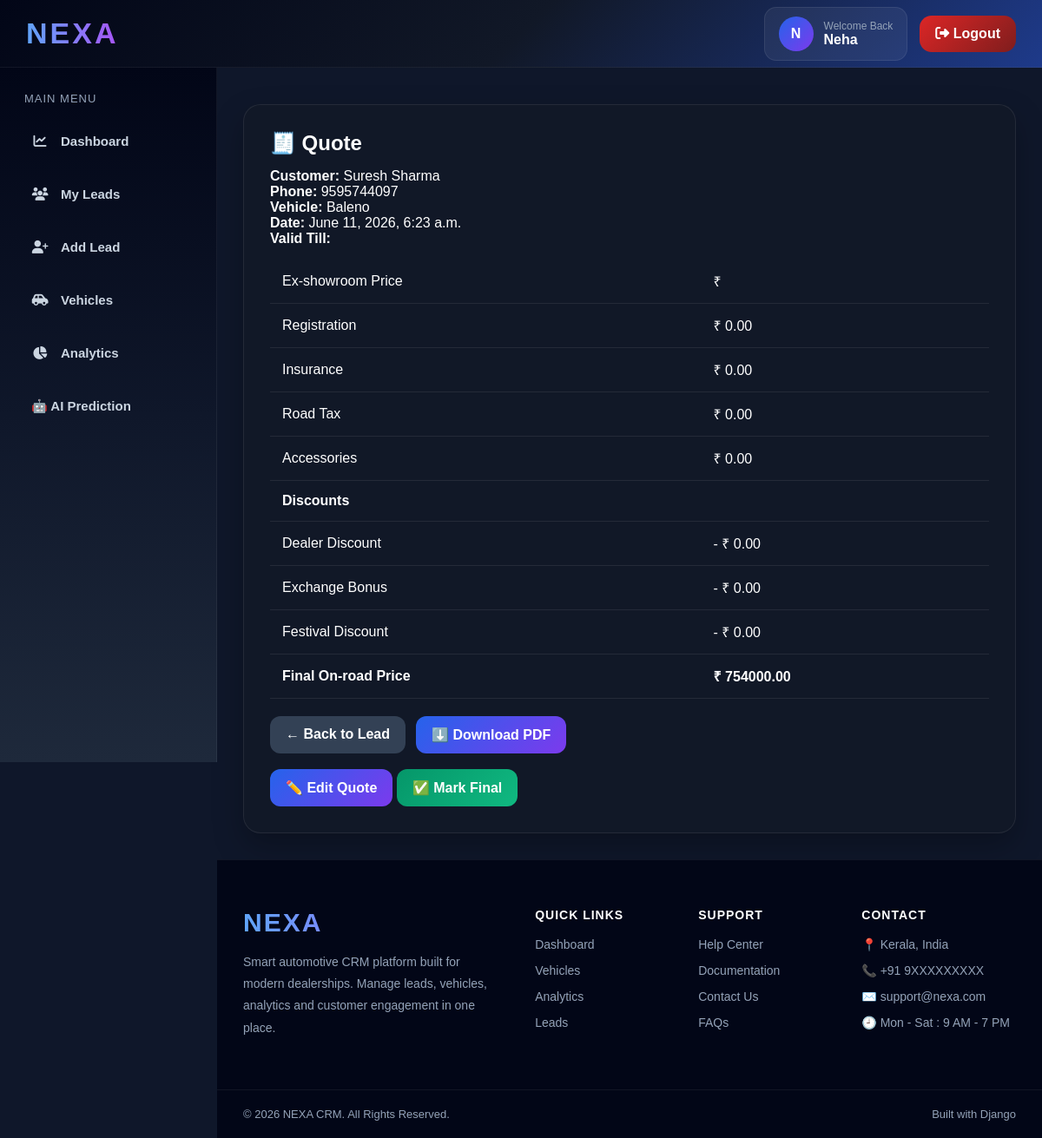
The app's page /quotes/1/ (signed in) with its own data.
### myapp/models.py (models this page shows, shortened)
class Quote(models.Model):
    lead = models.ForeignKey(Lead, on_delete=models.CASCADE, related_name="quotes")
    vehicle = models.ForeignKey(Vehicle, on_delete=models.CASCADE)
    variant = models.ForeignKey(VehicleVariant, on_delete=models.CASCADE)
    registration_charge = models.DecimalField(max_digits=12, decimal_places=2, default=0)
    insurance = models.DecimalField(max_digits=12, decimal_places=2, default=0)
    road_tax = models.DecimalField(max_digits=12, decimal_places=2, default=0)
    accessories = models.DecimalField(max_digits=12, decimal_places=2, default=0)
    dealer_discount = models.DecimalField(max_digits=12, decimal_places=2, default=0)
    exchange_bonus = models.DecimalField(max_digits=12, decimal_places=2, default=0)
    festival_discount = models.DecimalField(max_digits=12, decimal_places=2, default=0)
    total_price = models.DecimalField(max_digits=12, decimal_places=2, default=0)
    is_final = models.BooleanField(default=False)
    created_at = models.DateTimeField(auto_now_add=True)

class Lead(models.Model):
    STATUS_CHOICES = (
        ('New', 'New'),
        ('Contacted', 'Contacted'),
        ('Test_Driven', 'Test Driven'),
        ('Test_Completed', 'Test Completed'),
        ('Won', 'Won'),
        ('Lost', 'Lost'),
    )
    PRIORITY_CHOICES = (
        ('Low', 'Low'),
        ('Medium', 'Medium'),
        ('High', 'High'),
    )
    SOURCE_CHOICES = (
        ('Website', 'Website'),
        ('Referral', 'Referral'),
        ('Walk-in', 'Walk-in'),
        ('Social Media', 'Social Media'),
        ('Phone', 'Phone'),
    )
    first_name = models.CharField(max_length=100)
    last_name = models.CharField(max_length=100)
    email = models.EmailField()
    phone = models.CharField(max_length=20)
    city = models.CharField(max_length=100)
    address = models.TextField(blank=True, null=True)
    job_title = models.CharField(max_length=100, blank=True, null=True)
    annual_income = models.DecimalField(
        max_digits=12,
        decimal_places=2,
        blank=True,
        null=True
    )
    current_vehicle_owner = models.BooleanField(default=False)
    current_vehicle_name = models.CharField(
        max_length=100,
        blank=True,
        null=True
    )
    current_vehicle_year = models.IntegerField(
        blank=True,
        null=True
    )
    current_vehicle_price = models.DecimalField(
        max_digits=12,
        decimal_places=2,
        blank=True,
        null=True
    )
    assigned_to = models.ForeignKey(
        User,
        on_delete=models.SET_NULL,
        blank=True,
        null=True
    )
    vehicle = models.ForeignKey(
        Vehicle,
        on_delete=models.SET_NULL,
        null=True,
        blank=True
    )
    variant = models.ForeignKey(
        VehicleVariant,
        on_delete=models.SET_NULL,
        null=True,
        blank=True
    )
    source = models.CharField(
        max_length=50,
        choices=SOURCE_CHOICES,
        default='Website'
    )
    status = models.CharField(
        max_length=50,
        choices=STATUS_CHOICES,
        default='New'
    )
    priority = models.CharField(
        max_length=50,
        choices=PRIORITY_CHOICES,
        default='Medium'
    )
    follow_up_date = models.DateField(blank=True, null=True)
    score = models.IntegerField(default=0)
    created_at = models.DateTimeField(auto_now_add=True)
    ai_recommendation = models.TextField(
    blank=True,
    null=True
)

class Vehicle(models.Model):
    name = models.CharField(max_length=100)
    fuel_type = models.CharField(max_length=50)
    max_capacity = models.IntegerField(default=0)
    power_figures = models.CharField(max_length=100)
    price = models.IntegerField()
    photo = models.ImageField(upload_to="vehicles/", blank=True, null=True)

### myapp/views.py (the view)
# urls.py: path('quotes/<int:id>/', views.view_quote, name='view_quote'),
@login_required
def view_quote(request, id):
    quote = get_object_or_404(Quote, id=id)
    return render(request, 'view_quote.html', {'quote': quote})

### myapp/templates/view_quote.html (shortened to what this page needs)
{% extends "base.html" %}
{% block content %}
<div class="form-card">
    <h2>🧾 Quote {{ quote.quote_number }}</h2>
    <p><b>Customer:</b> {{ quote.lead.first_name }} {{ quote.lead.last_name }}</p>
    <p><b>Phone:</b> {{ quote.lead.phone }}</p>
    <p><b>Vehicle:</b> {{ quote.vehicle.name }}</p>
    <p><b>Date:</b> {{ quote.created_at }}</p>
    <p><b>Valid Till:</b> {{ quote.valid_till }}</p>
    <table class="table">
        <tr>
            <td>Ex-showroom Price</td>
            <td>₹ {{ quote.base_price }}</td>
        </tr>
        <tr>
            <td>Registration</td>
            <td>₹ {{ quote.registration_charge }}</td>
        </tr>
        <tr>
            <td>Insurance</td>
            <td>₹ {{ quote.insurance }}</td>
        </tr>
        <tr>
            <td>Road Tax</td>
            <td>₹ {{ quote.road_tax }}</td>
        </tr>
        <tr>
            <td>Accessories</td>
            <td>₹ {{ quote.accessories }}</td>
        </tr>
        <tr>
            <td colspan="2"><b>Discounts</b></td>
        </tr>
        <tr>
            <td>Dealer Discount</td>
            <td>- ₹ {{ quote.dealer_discount }}</td>
        </tr>
        <tr>
            <td>Exchange Bonus</td>
            <td>- ₹ {{ quote.exchange_bonus }}</td>
        </tr>
        <tr>
            <td>Festival Discount</td>
            <td>- ₹ {{ quote.festival_discount }}</td>
        </tr>
        <tr>
            <td><b>Final On-road Price</b></td>
            <td><b>₹ {{ quote.total_price }}</b></td>
        </tr>
    </table>
    <div class="action-buttons">
        <a href="{% url 'view_lead' quote.lead.id %}"
           class="btn-secondary">
            ← Back to Lead
        </a>
        <a href="{% url 'download_quote' quote.id %}"
           class="btn-primary">
            ⬇️ Download PDF
        </a>
    </div>
    <br>
    {% if not quote.is_final %}
        <a href="{% url 'edit_quote' quote.id %}"
           class="btn-primary">
            ✏️ Edit Quote
        </a>
        <a href="{% url 'mark_quote_final' quote.id %}"
           class="btn-success">
            ✅ Mark Final
        </a>
    {% else %}
        <span class="badge-success">
            ✔ FINALIZED
        </span>
    {% endif %}
</div>
{% endblock %}

### myapp/templates/base.html (shortened to what this page needs)
<!DOCTYPE html>
<html lang="en">
<head>
    <link rel="stylesheet"
    href="https://cdnjs.cloudflare.com/ajax/libs/font-awesome/6.5.1/css/all.min.css">
</head>
<body>
<div class="top-nav">
    <div class="brand">
        NEXA
    </div>
    <div class="top-right">
        {% if user.is_authenticated %}
        <div class="auth-buttons">
            <div class="user-box">
                <div class="user-avatar">
                    {{ user.username|first|upper }}
                </div>
                <div>
                    <div style="font-size:12px;color:#94a3b8;">
                        Welcome Back
                    </div>
                    <div style="font-weight:700;">
                        {{ user.username }}
                    </div>
                </div>
            </div>
            <a href="{% url 'logout' %}"
               class="btn-logout">
               <i class="fa-solid fa-right-from-bracket"></i>
               Logout
            </a>
        </div>
        {% endif %}
    </div>
</div>
{% if user.is_authenticated %}
<div class="sidebar">
    <div class="sidebar-title">
        Main Menu
    </div>
    <a href="{% url 'dashboard' %}">
        <i class="fa-solid fa-chart-line"></i>
        Dashboard
    </a>
    <a href="{% url 'my_leads' %}">
        <i class="fa-solid fa-users"></i>
        My Leads
    </a>
    <a href="{% url 'add_lead' %}">
        <i class="fa-solid fa-user-plus"></i>
        Add Lead
    </a>
    <a href="{% url 'vehicles' %}">
        <i class="fa-solid fa-car-side"></i>
        Vehicles
    </a>
    <a href="{% url 'analytics' %}">
        <i class="fa-solid fa-chart-pie"></i>
        Analytics
    </a>
    <a href="{% url 'ai_prediction' %}">
    🤖 AI Prediction
</a>
</div>
{% endif %}
<div class="main">
    {% block content %}
    {% endblock %}
</div>
<footer class="nexa-footer">
    <div class="nexa-footer-container">
        <div class="footer-col">
            <h3>NEXA</h3>
            <p>
                Smart automotive CRM platform built for
                modern dealerships. Manage leads,
                vehicles, analytics and customer
                engagement in one place.
            </p>
        </div>
        <div class="footer-col">
            <h4>Quick Links</h4>
            <ul>
                <li><a href="#">Dashboard</a></li>
                <li><a href="#">Vehicles</a></li>
                <li><a href="#">Analytics</a></li>
                <li><a href="#">Leads</a></li>
            </ul>
        </div>
        <div class="footer-col">
            <h4>Support</h4>
            <ul>
                <li><a href="#">Help Center</a></li>
                <li><a href="#">Documentation</a></li>
                <li><a href="#">Contact Us</a></li>
                <li><a href="#">FAQs</a></li>
            </ul>
        </div>
        <div class="footer-col">
            <h4>Contact</h4>
            <ul>
                <li>📍 Kerala, India</li>
                <li>📞 +91 9XXXXXXXXX</li>
                <li>✉️ support@nexa.com</li>
                <li>🕘 Mon - Sat : 9 AM - 7 PM</li>
            </ul>
        </div>
    </div>
    <div class="nexa-footer-bottom">
        <p>
            © 2026 NEXA CRM. All Rights Reserved.
        </p>
        <p>
            Built with Django
        </p>
    </div>
</footer>
</body>
</html>

### myapp/templates/base.html (style rules this page uses)
* { margin:0; padding:0; box-sizing:border-box; font-family:Arial, Helvetica, sans-serif; }
body { background:#0f172a; color:white; }
.top-nav { height:78px; background: linear-gradient( 135deg, #020617, #111827, #1e3a8a ); display:flex; justify-content:space-between; align-items:center; padding:0 30px; position:fixed; width:100%; top:0; z-index:999; border-bottom: 1px solid rgba(255,255,255,.06); backdrop-filter:blur(12px); }
.brand { font-size:34px; font-weight:900; letter-spacing:3px; background: linear-gradient(to right,#60a5fa,#a855f7); -webkit-background-clip:text; -webkit-text-fill-color:transparent; }
.top-right { display:flex; align-items:center; gap:18px; }
.auth-buttons { display:flex; align-items:center; gap:14px; }
.btn-login, .btn-register, .btn-logout { text-decoration:none; padding:12px 18px; border-radius:14px; font-weight:700; transition:.3s; }
.btn-logout { background: linear-gradient( 135deg, #dc2626, #7f1d1d ); color:white; }
.sidebar { width:250px; height:100vh; position:fixed; top:78px; left:0; background: linear-gradient( to bottom, #020617, #0f172a, #1e293b ); padding:28px 18px; border-right: 1px solid rgba(255,255,255,.06); }
.sidebar-title { font-size:13px; color:#94a3b8; text-transform:uppercase; letter-spacing:1px; margin-bottom:18px; padding-left:10px; }
.sidebar a { display:flex; align-items:center; gap:14px; padding:15px 18px; margin-bottom:14px; border-radius:16px; text-decoration:none; color:#cbd5e1; transition:.3s; font-weight:600; font-size:15px; }
.sidebar a i { width:20px; text-align:center; }
.main { margin-left:250px; margin-top:90px; padding:30px; min-height:100vh; }
.user-box { display:flex; align-items:center; gap:12px; padding:10px 16px; background: rgba(255,255,255,.06); border-radius:14px; border: 1px solid rgba(255,255,255,.08); }
.user-avatar { width:40px; height:40px; border-radius:50%; background: linear-gradient( 135deg, #2563eb, #7c3aed ); display:flex; align-items:center; justify-content:center; font-weight:700; font-size:16px; }
.nexa-footer { background:#020617; color:#cbd5e1; margin-left:250px; width:calc(100% - 250px); border-top: 1px solid rgba(255,255,255,.06); }
.nexa-footer-container { max-width:1300px; margin:auto; padding:55px 30px; display:grid; grid-template-columns: 2fr 1fr 1fr 1.2fr; gap:40px; }
.footer-col h3 { font-size:30px; font-weight:900; letter-spacing:2px; margin-bottom:16px; background: linear-gradient( to right, #60a5fa, #a855f7 ); -webkit-background-clip:text; -webkit-text-fill-color:transparent; }
.footer-col h4 { font-size:14px; color:white; margin-bottom:18px; text-transform:uppercase; letter-spacing:1px; }
.footer-col p { color:#94a3b8; line-height:1.8; font-size:14px; }
.footer-col ul { list-style:none; }
.footer-col ul li { margin-bottom:14px; color:#94a3b8; font-size:14px; }
.footer-col ul li a { color:#94a3b8; text-decoration:none; transition:.3s; }
.nexa-footer-bottom { border-top: 1px solid rgba(255,255,255,.06); padding:20px 30px; display:flex; justify-content:space-between; align-items:center; color:#94a3b8; font-size:13px; }
.form-card { max-width:900px; margin:auto; background:#111827; padding:30px; border-radius:20px; border:1px solid rgba(255,255,255,.08); box-shadow:0 15px 35px rgba(0,0,0,.25); }
.form-card h2, .form-card h3, .form-card h4 { color:white; margin-bottom:15px; }
.btn-primary { display:inline-block; padding:12px 18px; border:none; border-radius:12px; background:linear-gradient(135deg,#2563eb,#7c3aed); color:white; text-decoration:none; font-weight:700; cursor:pointer; }
.btn-secondary { display:inline-block; padding:12px 18px; border:none; border-radius:12px; background:#334155; color:white; text-decoration:none; font-weight:700; }
.btn-success { display:inline-block; padding:12px 18px; border:none; border-radius:12px; background:linear-gradient(135deg,#059669,#10b981); color:white; text-decoration:none; font-weight:700; }
.table { width:100%; border-collapse:collapse; margin-top:15px; }
.table td { padding:14px; border-bottom:1px solid rgba(255,255,255,.08); }
.action-buttons { display:flex; gap:12px; flex-wrap:wrap; margin-top:20px; }

### records on screen
Quote: lead.first_name "Suresh", lead.last_name "Sharma", lead.phone "9595744097", vehicle.name "Baleno", created_at "June 11, 2026, 6:23 a.m.", registration_charge "0.00", insurance "0.00", road_tax "0.00", accessories "0.00", dealer_discount "0.00", exchange_bonus "0.00", festival_discount "0.00", total_price "754000.00"

### other values on screen
{{ user.username|first|upper }} "N"
{{ user.username }} "Neha"
